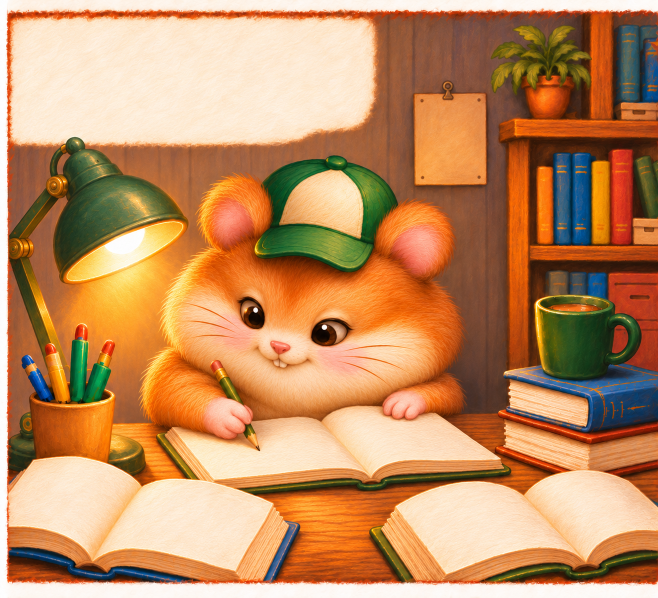
#> input picture research/github-profile/drafts/21-days/writing-motion/scratch/desk-composition-painted/generated-raw.png, 1316 x 1195 px (shown at 1/2 size)
$ python restore-print.py
#> lines starting #> are read from the running program, lines starting #| are printed output that depends on the picture; after the words box and inside, x2 and y2 are one past the last pixel; in counts of white or black regions, pixels touching at a corner belong together
"""Composite only the existing chapter lettering, mug mark and C++ ink."""
from pathlib import Path
from PIL import Image, ImageDraw, ImageChops, ImageFont

work = Path(__file__).resolve().parent
raw = Image.open(work/'generated-raw.png').convert('RGBA')
old = Image.open(work.parent/'gentle-smile-soft-rim/candidate.png').convert('RGBA')
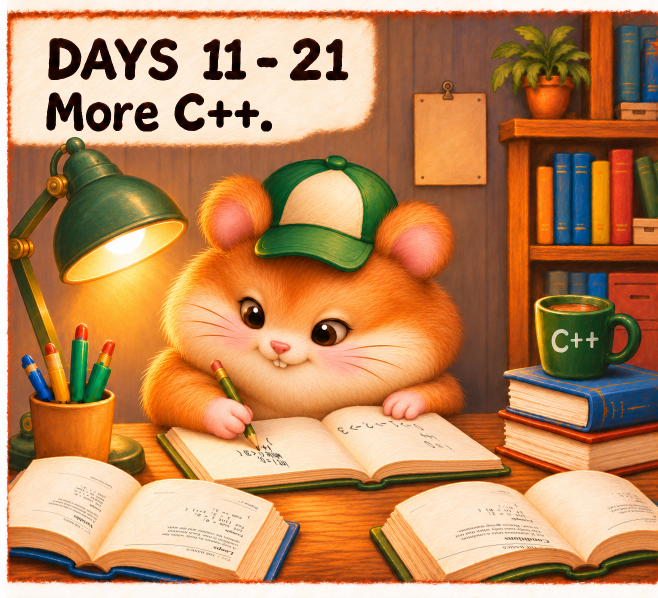
#> input picture research/github-profile/drafts/21-days/writing-motion/scratch/desk-composition-painted/candidate.png, 1316 x 1195 px, found by its file name (shown at 1/2 size)
ink = Image.open(work.parent/'reading-identity-static/print-layer.png').convert('RGBA')
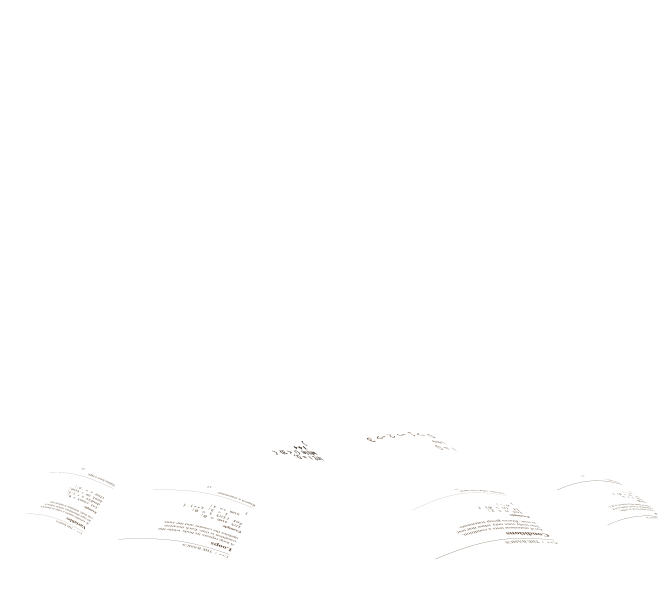
#> input picture research/github-profile/drafts/21-days/writing-motion/scratch/reading-identity-static/print-layer.png, 1316 x 1195 px (shown at 1/2 size)
#> ink is the input picture: PIL image 1316x1195 RGBA; mean R, G, B, A 0.7, 0.6, 0.4, 0.6
assert raw.size == old.size == ink.size == (1316,1195)


def perspective(source, destination):
    rows = []
    for (x,y),(u,v) in zip(source,destination):
        rows.extend([[x,y,1,0,0,0,-u*x,-u*y,u],[0,0,0,x,y,1,-v*x,-v*y,v]])
    for j in range(8):
        pivot = max(range(j,8),key=lambda i:abs(rows[i][j]))
        rows[j], rows[pivot] = rows[pivot], rows[j]
        k = rows[j][j]
        rows[j] = [x/k for x in rows[j]]
        for i,row in enumerate(rows):
            if i != j:
                rows[i] = [a-row[j]*b for a,b in zip(row,rows[j])]
    return tuple(row[-1] for row in rows)


def map_point(t,x,y):
    a,b,c,d,e,f,g,h = t
    return ( (a*x+b*y+c)/(g*x+h*y+1), (d*x+e*y+f)/(g*x+h*y+1) )


def polygon(points):
    m = Image.new('L',raw.size)
    ImageDraw.Draw(m).polygon(points,fill=255)
    return m


pages = [
    ([(401,879),(698,865),(780,930),(504,956)], [(345,859),(639,840),(737,947),(432,955)]),
    ([(712,865),(881,854),(973,909),(790,932)], [(649,839),(858,829),(985,914),(746,945)]),
    ([(76,922),(212,931),(283,968),(181,1114),(17,1052),(18,989)], [(98,927),(263,975),(202,1125),(20,1049)],),
    ([(287,971),(356,949),(542,1006),(477,1137),(188,1111)], [(286,977),(548,1011),(479,1141),(208,1122)],),
    ([(791,1017),(924,974),(1018,979),(1159,1103),(855,1154)], [(787,1021),(1031,975),(1154,1117),(859,1151)],),
    ([(1047,987),(1102,944),(1190,943),(1315,989),(1315,1052),(1163,1103)], [(1044,985),(1313,986),(1313,1062),(1170,1118)],),
]
source_maps = [
    pages[0][0],pages[1][0],
    [(76,922),(283,968),(181,1114),(17,1052)],
    [(287,971),(542,1006),(477,1137),(188,1111)],
    [(791,1017),(1018,979),(1159,1103),(855,1154)],
    [(1047,987),(1315,989),(1315,1052),(1163,1103)],
]
layer = Image.new('RGBA',raw.size)
#> layer: PIL image 1316x1195 RGBA; every value is 0
for i,((src,dst),quad) in enumerate(zip(pages,source_maps)):
    registration = dst
    if i==0:
        tip = map_point(perspective(quad,dst),592,900)
        shift = (520-tip[0],901-tip[1])
        registration = [(x+shift[0],y+shift[1]) for x,y in dst]
    mapped = Image.composite(ink,Image.new('RGBA',raw.size),polygon(src)).transform(
        raw.size,Image.Transform.PERSPECTIVE,perspective(registration,quad),Image.Resampling.BICUBIC)
    visible = polygon(dst)
    # Exclude the foreground pencil and the two soft paws from ink.
    draw = ImageDraw.Draw(visible)
    draw.polygon([(424,717),(441,714),(515,875),(524,903),(511,903),(417,731)],fill=0)
    draw.polygon([(401,806),(453,793),(489,799),(511,827),(495,863),
                  (486,880),(450,882),(405,861)],fill=0)
    draw.polygon([(762,796),(790,781),(846,780),(864,794),(852,828),
                  (827,843),(783,838),(764,825)],fill=0)
    mapped.putalpha(ImageChops.multiply(mapped.getchannel('A'),visible))
    layer = Image.alpha_composite(layer,mapped)
#> this loop made 6 passes
#> pass 1, `visible = polygon(dst)`:
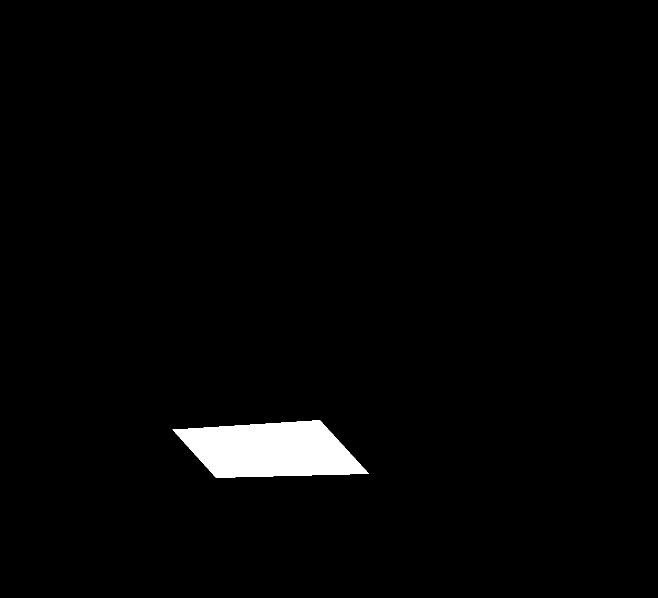
#> visible: PIL image 1316x1195 L (shown at 1/2 size); 2% white; 1 white region, box (x1, y1, x2, y2) and area: (345, 840, 738, 956) 31762
#> after the loop:
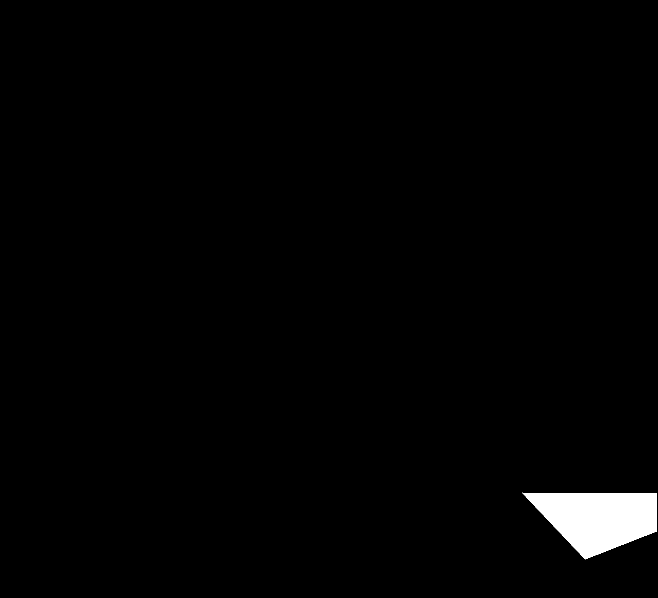
#> visible: PIL image 1316x1195 L (shown at 1/2 size); 1.5% white; 1 white region, box (x1, y1, x2, y2) and area: (1044, 985, 1314, 1119) 23393


def letters(box,kind):
#> called with box = (78, 68, 710, 263), kind = 'heading'
    clip = old.crop(box)
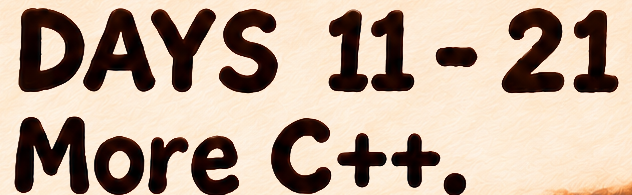
#> clip: PIL image 632x195 RGBA; mean R, G, B, A 187.8, 167.8, 150.9, 255
    if kind=='heading':
#> (the run stopped early here; a loop or call above may not have finished)
